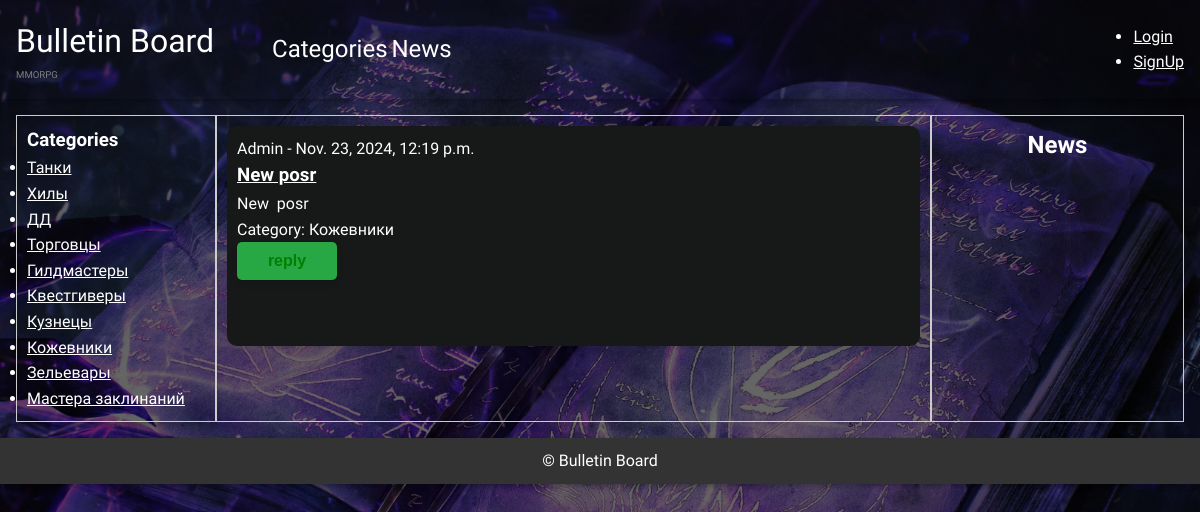
The page /board/category/12/kozhevniki-1732294367 on the database as committed earlier.
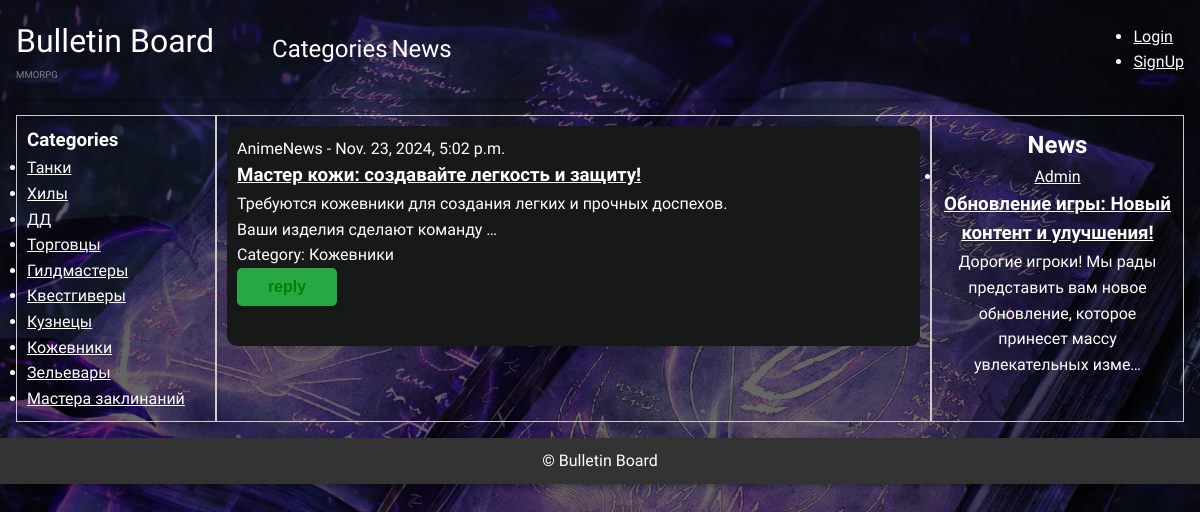
The same page on the database as committed later.
### board/models.py (models this page shows, shortened)
class Category(models.Model):
    class Meta:
        verbose_name = 'Category'
        verbose_name_plural = 'Categories'
    name = models.CharField(max_length=150)
    slug = models.SlugField(
        max_length=255, unique=True, db_index=True, verbose_name="URL",
        blank=True)
    descriptions = models.TextField(blank=True)
    image = models.ImageField(
        upload_to='categories/images/', null=True, blank=True)
    def __str__(self):
        return f'{self.name}'

class Board(models.Model):
    author = models.ForeignKey(User, on_delete=models.CASCADE)
    title = models.CharField(max_length=150, blank=False)
    text = RichTextUploadingField()
    category = models.ForeignKey('Category',
                                 on_delete=models.CASCADE, blank=False)
    created_date = models.DateTimeField(auto_now_add=True, null=True,
                                        blank=True)
    slug = models.SlugField(
        max_length=255, unique=True, db_index=True, verbose_name="URL",
        blank=True)
    image = models.ImageField(
        upload_to='boards/images/', null=True, blank=True, default='boards/images/default_image.jpg')  # upload to images in board
    video = models.FileField(
        upload_to='boards/videos', null=True, blank=True)   # upload to video in board

class Post(models.Model):
    author = models.ForeignKey(User, on_delete=models.CASCADE)
    title = models.CharField(max_length=150, blank=False)
    text = models.TextField()
    created_date = models.DateTimeField(auto_now_add=True)
    image = models.ImageField(
        upload_to='posts/images/', null=True, blank=True)
    video = models.FileField(
        upload_to='posts/videos', null=True, blank=True)
    slug = models.SlugField(
        max_length=255, unique=True, db_index=True, verbose_name="URL",
        blank=True)

### board/views.py (the view)
class BoardViewCategory(View):
    def get_context_data(self, request, pk, slug):
        categories = Category.objects.all()
        posts = Post.objects.all()
        category = Category.objects.get(pk=pk, slug=slug)
        boards_in_category = Board.objects.filter(category=category)
        return {
            'category': category,
            'boards_in_category': boards_in_category,
            'categories': categories,
            'posts': posts,
        }
    def get(self, request, pk, slug):
        context = self.get_context_data(request, pk, slug)
        return render(request, 'board/boards_in_category.html', context)

### templates/board/boards_in_category.html (shortened to what this page needs)
{% extends 'default.html' %}
{% load i18n %}
{% block side-left %}
    <section>
        <h1>{% trans 'Categories' %}</h1>
    </section>
    <section>
        <ul class="categories">
        {% for category in categories %}
            <li class="category">
                <a href="{% url 'BoardsInCategory' category.pk category.slug %}">{{category.name}}</a>
            </li>
        {% endfor %}
        </ul>
    </section>
{% endblock side-left %}
{% block content %}
    {% for BIC in boards_in_category %}
        <article class="card_board">
            <section class="card-left">
            <span class="card_author">
                {{ BIC.author }} - {{ BIC.created_date }}
            </span>
            <h1 class="card_title">
                <a href="{% url 'BoardDetail' BIC.pk BIC.slug %}">{{BIC.title}}</a>
            </h1>
            <p class="title_description">
                {{BIC.text|truncatechars:100|safe}}
            </p>
            <span>{% trans 'Category' %}: {{ BIC.category }}</span>
            <div><button class="green-button">{% trans 'reply' %}</button><br></div>
            </section>
        </article >
    {% endfor %}
{% endblock content %}
{% block side-right %}
    <section>
        <h1>{% trans 'News' %}</h1>
    </section>
    <section class="posts">
        <ul>
        {% for post in posts %}
            <li>
                <a href="#">{{ post.author }}</a>
                <h3><a href="{% url 'PostDetail' post.pk post.slug %}">{{ post.title }}</a></h3>
                <p>{{ post.text|truncatechars:100 }}</p>
            </li>
        {% endfor %}
        </ul>
    </section>
{% endblock side-right %}

Rows that differ between the two databases and show on the page:
removed Board: author "Admin", created_date "Nov. 23, 2024, 12:19 p.m.", title "New posr", text "New posr", category "Кожевники"
added Board: author "AnimeNews", created_date "Nov. 23, 2024, 5:02 p.m.", title "Мастер кожи: создавайте легкость и защиту!", text "Требуются кожевники для создания легких и прочных доспехов. Ваши изделия сделают команду …", category "Кожевники"
added Post: author "Admin", title "Обновление игры: Новый контент и улучшения!", text "Дорогие игроки! Мы рады представить вам новое обновление, которое принесет массу увлекательных изме…"
